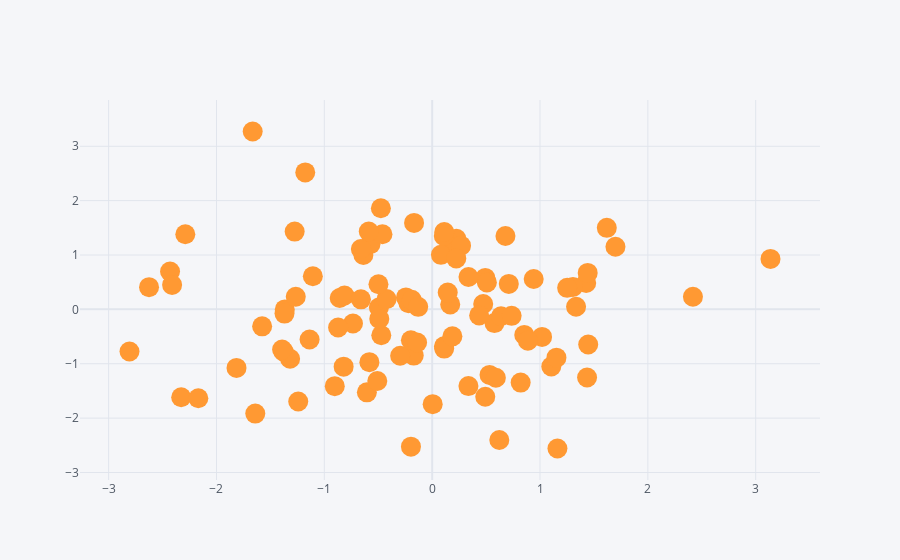

Notebook code for this chart:
### Markdown cell above
## Scatter

### Code cell
df.iplot(kind='scatter', x='A', y='B', mode='markers', size=20) #mode altera a visualização do gráfico
